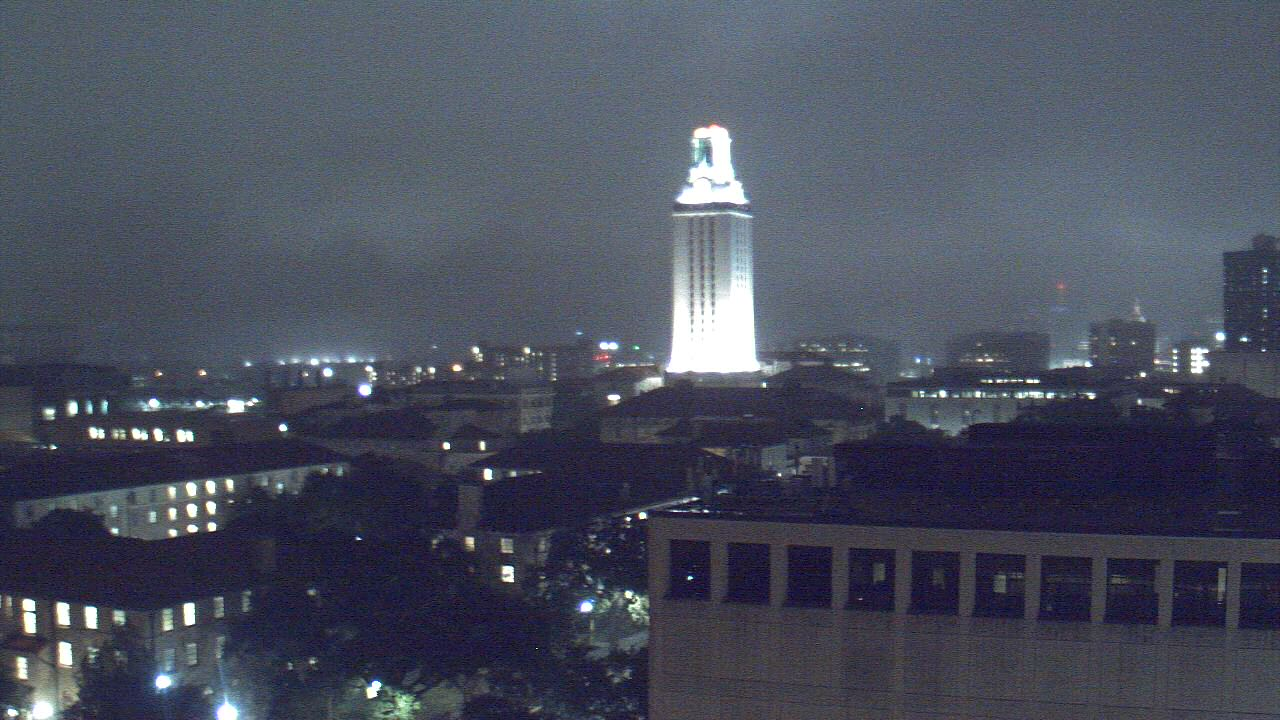
#> input picture UTAUS_l.jpg, 1280 x 720 px, found by its file name
$ python colorDetection.py
#> lines starting #> are read from the running program, lines starting #| are printed output that depends on the picture
### aquireImage.py
#Download the current UT Tower photo

import requests

def aquireImage():
    url = "http://wwc.instacam.com/instacamimg/UTAUS/UTAUS_l.jpg"
    img_data = requests.get(url).content
    with open("tower.jpg","wb") as handler:
        handler.write(img_data)
        print("Image downloaded")

#aquireImage()

### colorDetection.py
#Detects the color of the tower and saves it to variables

from PIL import Image
from aquireImage import aquireImage
import time

aquireImage()   #Downloads the image file
#time.sleep(5)

try:
        path = "tower.jpg"
        im = Image.open(path)
#> im is the input picture: PIL image 1280x720 RGB; mean R, G, B 73.7, 78.5, 93

#If there is no file, print error and exit
except IOError:
        print("File not found")
        raise SystemExit

baseBox = (718,217,731,358)         #Bounding box for the base of the tower
baseRegion = im.crop(baseBox)
baseX = 731 - 718
baseY = 358 - 217

#baseRegion.show()

baseColor = (42,42,42)
R = 0
G = 0
B = 0

#Check each pixel and see what color it is, then add it to a total for each color
for y in range(baseY):
    for x in range(baseX):
        color = baseRegion.getpixel((x,y))

        R = R + color[0]
        G = G + color[1]
        B = B + color[2]
#> after the loop, B = 377057; G = 369464; R = 357917

#Get average color for R,G,and B based on total from loop and amount of pixels in photo
totalPix = baseX * baseY
R = int(R/totalPix)
#> R = 195
G = int(G/totalPix)
#> G = 201
B = int(B/totalPix)
#> B = 205
baseColor = (R,G,B)
#> baseColor = (195, 201, 205)

topBox = (695,139,728,179)
topRegion = im.crop(topBox)
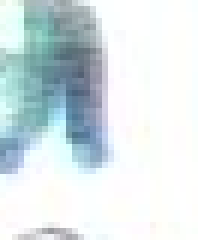
#> topRegion: PIL image 33x40 RGB (shown 6 times larger); mean R, G, B 215.8, 227.7, 230.5
topX = 33
topY = 40

#topRegion.show()

topColor = (42,42,42)


R = 0
B = 0
G = 0

for y in range(topY):
    for x in range(topX):
        color = topRegion.getpixel((x,y))

        R = R + color[0]
        G = G + color[1]
        B = B + color[2]
#> after the loop, B = 304228; G = 300606; R = 284896
        #print((R,G,B))

totalPix = topX * topY
R = int(R/totalPix)
#> R = 215
G = int(G/totalPix)
#> G = 227
B = int(B/totalPix)
#> B = 230
topColor = (R,G,B)
#> topColor = (215, 227, 230)

#Get a cropped image of the tower for the output
towerBox = (502,73,930,478)
outPic = im.crop(towerBox)
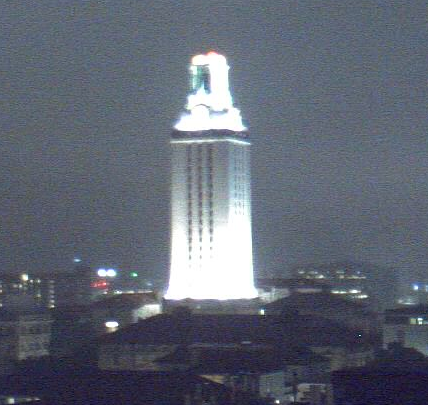
#> outPic: PIL image 428x405 RGB; mean R, G, B 95.5, 101.5, 114.4
outPic.save('out.jpg')

# [9 lines of commented-out code are left out]
f = open("data.txt", "w")
#Write each data point to a new line, maybe make a csv file?
def writeData(colorTuple):
        commas = 2
        for c in colorTuple:
                #w = int(c)
                w = str(c)
                f.write(w)
                if (commas > 0):
                        f.write(",")
                        commas = commas - 1
                else:
                        f.write("\n")

#writeData(baseColor)
#writeData(topColor)

if (100 < baseColor[0] < 200):
        if (50 < baseColor[1] < 150):
                if (50 < baseColor[2] < 150):
                        baseColorName = "Orange"
                        baseColorNumber = "0"

elif (175 < baseColor[0] < 255):
        if (175 < baseColor[1] < 255):
                if (175 < baseColor[2] < 255):
                        baseColorName = "White"
                        baseColorNumber = "1"

elif (0 < baseColor[0] < 100):
        if (0 < baseColor[1] < 100):
                if (0 < baseColor[2] < 100):
                        baseColorName = "Dark"
                        baseColorNumber = "2"

else:
        baseColorName = "Unknown"
        baseColorNumber = "-1"

if (150 < topColor[0] < 255):
        if (100 < topColor[1] < 200):
                if (50 < topColor[2] < 150):
                        topColorName = "Orange"
                        topColorNumber = "0"

        elif (200 < topColor[1] < 255):
                topColorName = "White"
                topColorNumber = "1"

elif (0 < topColor[0] < 100):
        topColorName = "Dark"
        topColorNumber = "2"

else:
        topColorName = "Unknown"
        topColorNumber = "-1"

#print("The tower is " + baseColorName + " today!")

#Output the color of the tower to console and a file
#> (the run stopped early here; a loop or call above may not have finished)
